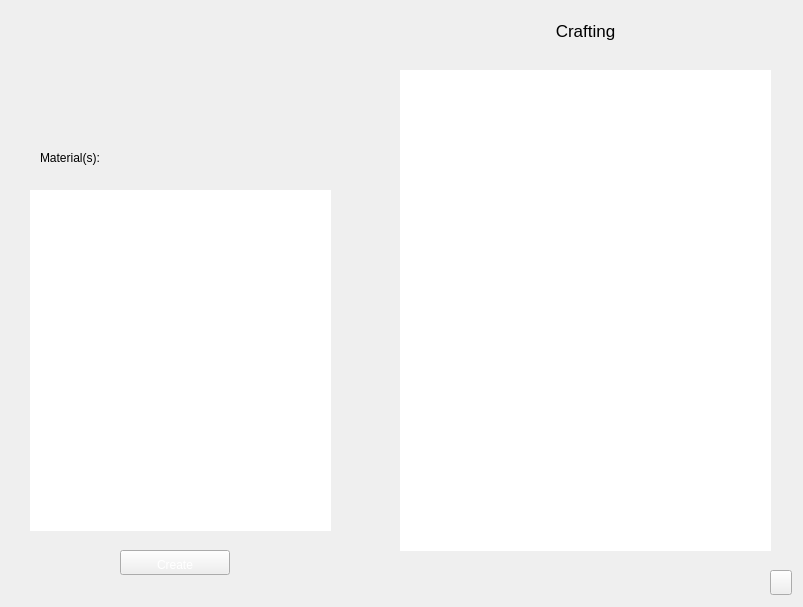
       <widget class="QWidget" name="page_crafting">
        <property name="styleSheet">
         <string notr="true">#page_crafting{background-image: url(:/images/interface/player/background.jpg);}</string>
        </property>
        <widget class="QFrame" name="frameCraftingLeft">
         <property name="geometry">
          <rect>
           <x>0</x>
           <y>0</y>
           <width>355</width>
           <height>598</height>
          </rect>
         </property>
         <property name="minimumSize">
          <size>
           <width>355</width>
           <height>598</height>
          </size>
         </property>
         <property name="maximumSize">
          <size>
           <width>355</width>
           <height>598</height>
          </size>
         </property>
         <property name="styleSheet">
          <string notr="true">#frameCraftingLeft{background-image: url(:/images/interface/crafting-left.png);}</string>
         </property>
         <widget class="QLabel" name="labelCraftingImage">
          <property name="geometry">
           <rect>
            <x>34</x>
            <y>28</y>
            <width>72</width>
            <height>72</height>
           </rect>
          </property>
          <property name="minimumSize">
           <size>
            <width>72</width>
            <height>72</height>
           </size>
          </property>
          <property name="maximumSize">
           <size>
            <width>72</width>
            <height>72</height>
           </size>
          </property>
         </widget>
         <widget class="QLabel" name="labelCraftingDetails">
          <property name="geometry">
           <rect>
            <x>130</x>
            <y>20</y>
            <width>181</width>
            <height>91</height>
           </rect>
          </property>
          <property name="styleSheet">
           <string notr="true">color: rgb(0, 0, 0);</string>
          </property>
          <property name="textFormat">
           <enum>Qt::RichText</enum>
          </property>
          <property name="wordWrap">
           <bool>true</bool>
          </property>
         </widget>
         <widget class="QLabel" name="label_13">
          <property name="geometry">
           <rect>
            <x>40</x>
            <y>150</y>
            <width>91</width>
            <height>16</height>
           </rect>
          </property>
          <property name="styleSheet">
           <string notr="true">color: rgb(0, 0, 0);</string>
          </property>
          <property name="text">
           <string>Material(s):</string>
          </property>
         </widget>
         <widget class="QListWidget" name="listCraftingMaterials">
          <property name="geometry">
           <rect>
            <x>30</x>
            <y>190</y>
            <width>301</width>
            <height>341</height>
           </rect>
          </property>
          <property name="styleSheet">
           <string notr="true">#listCraftingMaterials{background-image: url(:/images/empty.png);
color: rgb(0, 0, 0);}</string>
          </property>
          <property name="frameShape">
           <enum>QFrame::NoFrame</enum>
          </property>
          <property name="frameShadow">
           <enum>QFrame::Plain</enum>
          </property>
          <property name="selectionMode">
           <enum>QAbstractItemView::NoSelection</enum>
          </property>
          <property name="iconSize">
           <size>
            <width>24</width>
            <height>24</height>
           </size>
          </property>
         </widget>
         <widget class="QPushButton" name="craftingUse">
          <property name="geometry">
           <rect>
            <x>120</x>
            <y>550</y>
            <width>110</width>
            <height>25</height>
           </rect>
          </property>
          <property name="minimumSize">
           <size>
            <width>110</width>
            <height>25</height>
           </size>
          </property>
          <property name="maximumSize">
           <size>
            <width>110</width>
            <height>25</height>
           </size>
          </property>
          <property name="styleSheet">
           <string notr="true">QPushButton::hover {
background-position:left center;
}
QPushButton::pressed {
background-position:left bottom;
}
QPushButton { 
background-image: url(:/images/interface/button-generic.png);
border-image: url(:/images/empty.png);
color: rgb(255, 255, 255);
padding-left:4px;
padding-right:4px;
padding-top:8px;
padding-bottom:3px;
}</string>
          </property>
          <property name="text">
           <string>Create</string>
          </property>
         </widget>
        </widget>
        <widget class="QFrame" name="frameCraftingRight">
         <property name="geometry">
          <rect>
           <x>360</x>
           <y>0</y>
           <width>434</width>
           <height>568</height>
          </rect>
         </property>
         <property name="minimumSize">
          <size>
           <width>434</width>
           <height>568</height>
          </size>
         </property>
         <property name="maximumSize">
          <size>
           <width>434</width>
           <height>568</height>
          </size>
         </property>
         <property name="styleSheet">
          <string notr="true">#frameCraftingRight{background-image: url(:/images/interface/crafting-right.png);}</string>
         </property>
         <widget class="QListWidget" name="listCraftingList">
          <property name="geometry">
           <rect>
            <x>40</x>
            <y>70</y>
            <width>371</width>
            <height>481</height>
           </rect>
          </property>
          <property name="styleSheet">
           <string notr="true">#listCraftingList{background-image: url(:/images/empty.png);
color: rgb(0, 0, 0);}</string>
          </property>
          <property name="frameShape">
           <enum>QFrame::NoFrame</enum>
          </property>
          <property name="frameShadow">
           <enum>QFrame::Plain</enum>
          </property>
          <property name="iconSize">
           <size>
            <width>48</width>
            <height>48</height>
           </size>
          </property>
         </widget>
         <widget class="QLabel" name="label_10">
          <property name="geometry">
           <rect>
            <x>100</x>
            <y>20</y>
            <width>251</width>
            <height>21</height>
           </rect>
          </property>
          <property name="font">
           <font>
            <pointsize>13</pointsize>
           </font>
          </property>
          <property name="styleSheet">
           <string notr="true">color: rgb(0, 0, 0);</string>
          </property>
          <property name="text">
           <string>Crafting</string>
          </property>
          <property name="alignment">
           <set>Qt::AlignCenter</set>
          </property>
         </widget>
        </widget>
        <widget class="QToolButton" name="toolButton_quit_crafting">
         <property name="geometry">
          <rect>
           <x>770</x>
           <y>570</y>
           <width>22</width>
           <height>25</height>
          </rect>
         </property>
         <property name="minimumSize">
          <size>
           <width>22</width>
           <height>25</height>
          </size>
         </property>
         <property name="maximumSize">
          <size>
           <width>22</width>
           <height>25</height>
          </size>
         </property>
         <property name="styleSheet">
          <string notr="true">QToolButton::hover {
background-position:left center;
}
QToolButton::pressed {
background-position:left bottom;
}
QToolButton { 
background-image: url(:/images/interface/quit.png);
border-image: url(:/images/empty.png);
}</string>
         </property>
        </widget>
       </widget>
